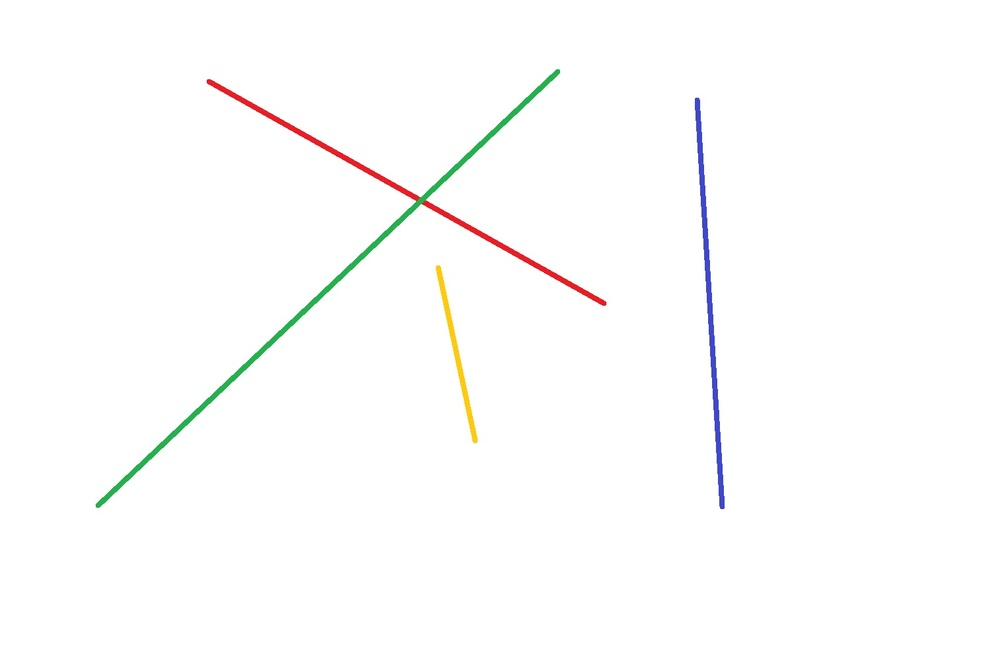
#> input picture line_img.jpg, 1000 x 659 px, shrunk from 1514 x 998 before the run
$ python end_track.py
#> lines starting #> are read from the running program, lines starting #| are printed output that depends on the picture; after the words box and inside, x2 and y2 are one past the last pixel; in counts of white or black regions, pixels touching at a corner belong together
import cv2
import numpy as np

def detect_and_display_endpoints(image_path):
    # Load the image
#> called with image_path = 'line_img.jpg'
    image = cv2.imread(image_path)
#> image is the input picture: shape (659, 1000, 3); mean B, G, R 252.6, 253, 253
    if image is None:
        print(f"Error: Unable to read image '{image_path}'. Check the file path.")
        return

    # Convert to grayscale
    gray = cv2.cvtColor(image, cv2.COLOR_BGR2GRAY)

    # Threshold the image to binary
    _, binary_image = cv2.threshold(gray, 127, 255, cv2.THRESH_BINARY_INV)
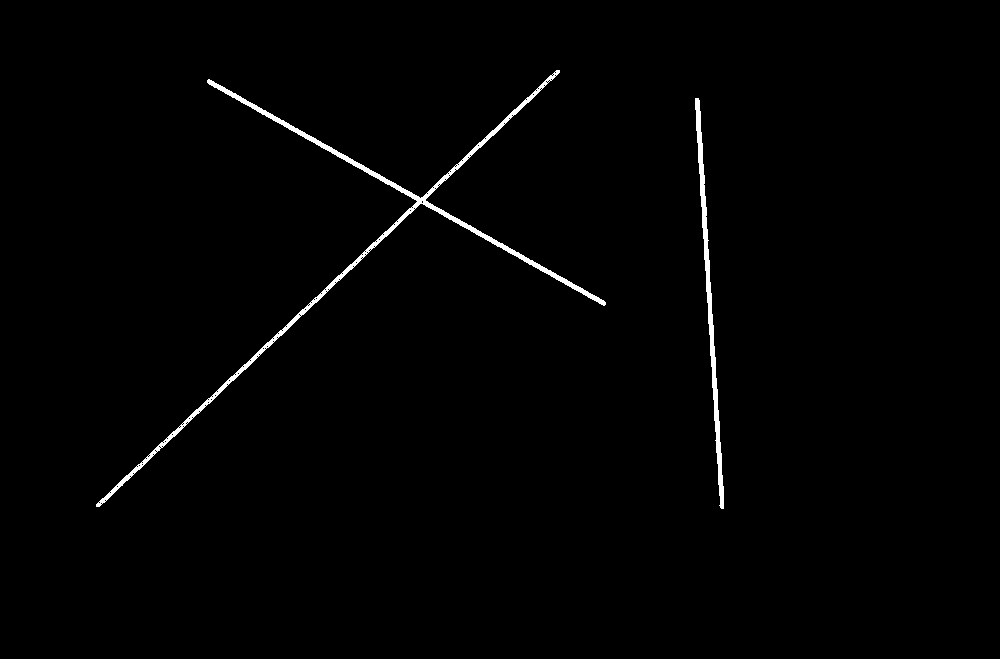
#> binary_image: shape (659, 1000); 1% white; 2 white regions, box (x1, y1, x2, y2) and area: (96, 70, 606, 507) 4814, (695, 98, 724, 509) 1945

    # Perform edge detection
    edges = cv2.Canny(binary_image, 50, 150, apertureSize=3)
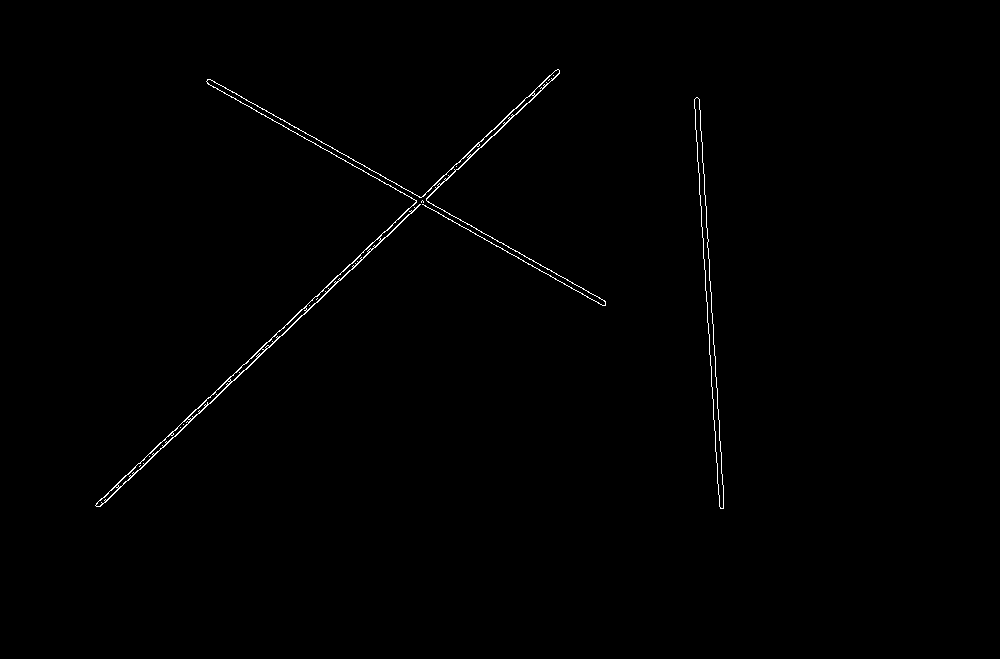
#> edges: shape (659, 1000); 0.53% white in thin lines or dots, all inside (x1, y1, x2, y2) = (95, 69, 724, 509)

    # Detect lines using Hough Line Transform
    lines = cv2.HoughLinesP(edges, 1, np.pi / 180, threshold=50, minLineLength=30, maxLineGap=10)
#> lines = 27 rows, first 6: [280, 119, 551, 270], [435, 189, 559, 73], [294, 322, 501, 128], [413, 205, 491, 130], [149, 459, 325, 294], [119, 481, 323, 290]

    if lines is None:
        print("No lines detected.")
        return

    # Copy the original image for displaying results
    output_image = image.copy()

    # List to store endpoints
    endpoints = []

    for line in lines:
        x1, y1, x2, y2 = line[0]
        endpoints.append(((x1, y1), (x2, y2)))

        # Draw the detected line
        cv2.line(output_image, (x1, y1), (x2, y2), (0, 255, 0), 2)  # Green lines

        # Mark the endpoints
        cv2.circle(output_image, (x1, y1), 5, (0, 0, 255), -1)  # Red circle at one endpoint
        cv2.circle(output_image, (x2, y2), 5, (255, 0, 0), -1)  # Blue circle at the other endpoint
#> this loop made 27 passes
#> (x1, y1, x2, y2) on passes 1 to 12: (280, 119, 551, 270), (435, 189, 559, 73), (294, 322, 501, 128), (413, 205, 491, 130), (149, 459, 325, 294), (119, 481, 323, 290), (207, 83, 404, 193), (336, 156, 604, 305), (707, 228, 709, 269), (709, 272, 719, 428), (697, 154, 707, 310), (100, 506, 137, 470)
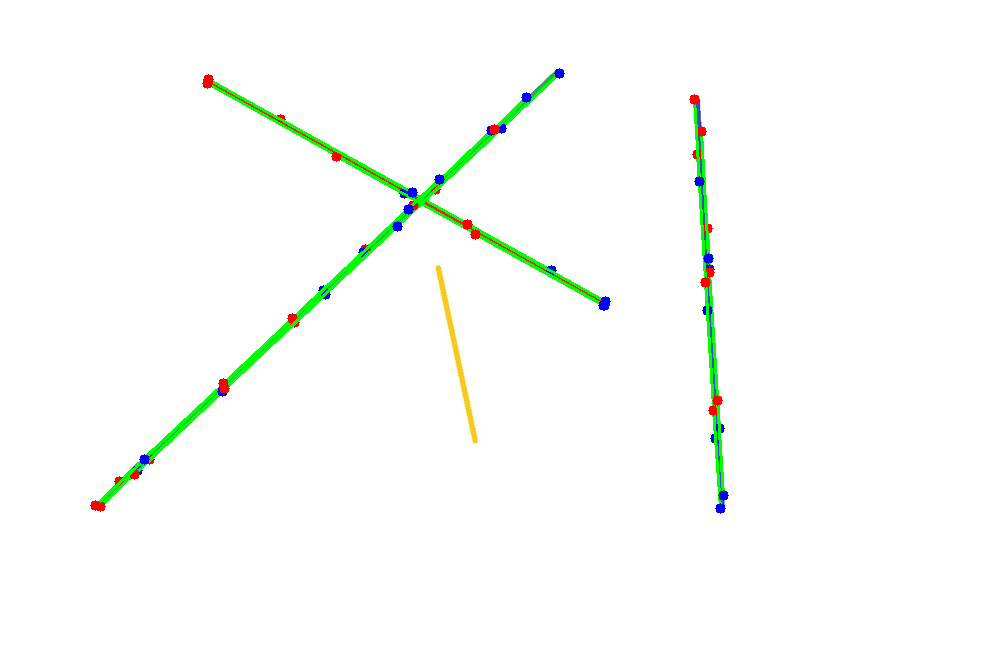
#> output_image: shape (659, 1000, 3); 1.71% of pixels changed, all inside (x1, y1, x2, y2) = (90, 68, 729, 514)
#> after the loop, endpoints = 27 items

    # Display the image with lines and endpoints marked
    cv2.imshow("Detected Endpoints", output_image)
    cv2.waitKey(0)
    cv2.destroyAllWindows()

    # Print detected endpoints
    print("Detected Endpoints:", endpoints)
#> (printed output is left out)

# Example usage
image_path = 'line_img.jpg'  # Replace with the path to your image
detect_and_display_endpoints(image_path)

$ run again, with a_line.jpg copied over line_img.jpg
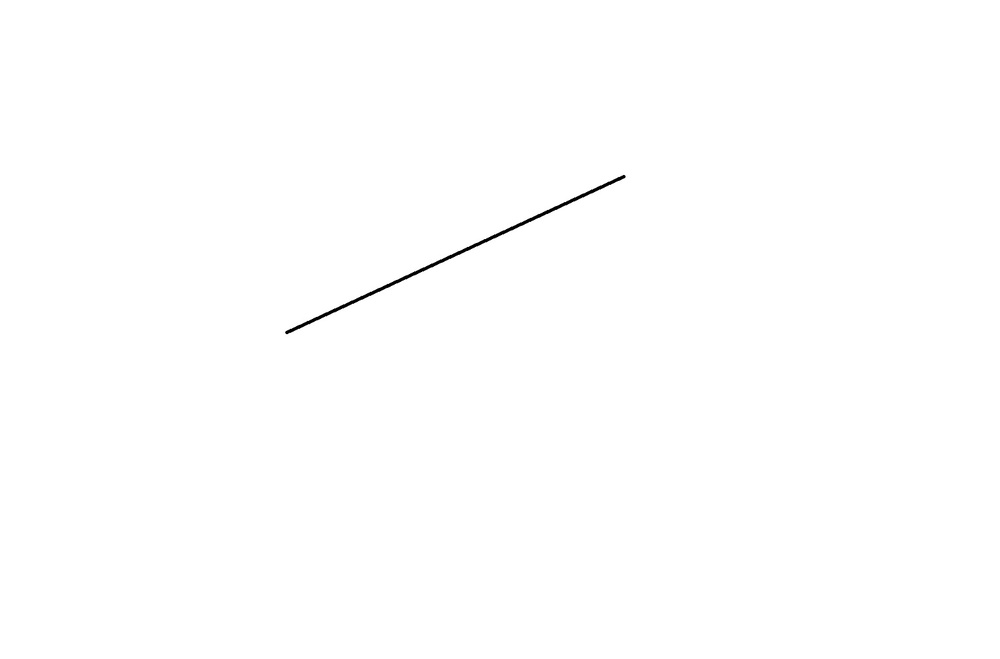
#> input picture a_line.jpg, 1000 x 659 px, shrunk from 1514 x 998 before the run
#> in detect_and_display_endpoints, image is the input picture: shape (659, 1000, 3); min 0, max 255, mean 254.5
#> in detect_and_display_endpoints, `_, binary_image = cv2.threshold(gray, 127, 255, cv2.THRESH_BINARY_INV)`:
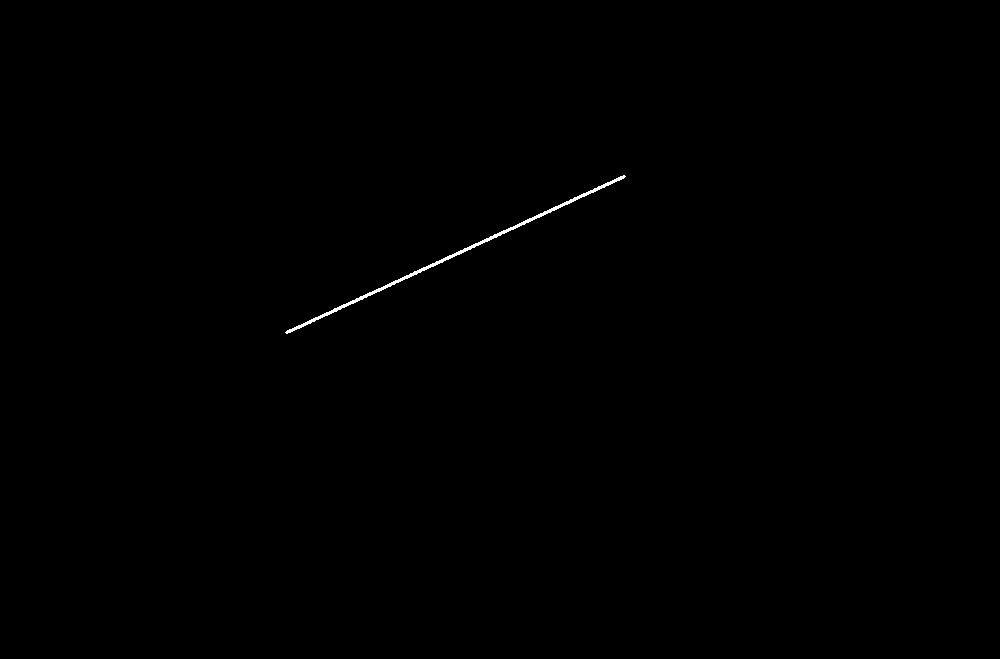
#> binary_image: shape (659, 1000); 0.19% white; 1 white region, box (x1, y1, x2, y2) and area: (285, 175, 626, 334) 1234
#> edges: shape (659, 1000); 0.11% white in thin lines or dots, all inside (x1, y1, x2, y2) = (285, 175, 626, 334)
#> lines = [[288, 333, 538, 217], [285, 331, 608, 181], [354, 303, 625, 177]]
#> the loop in detect_and_display_endpoints, `for line in lines:` made 3 passes
#> after the loop in detect_and_display_endpoints, `for line in lines:`:
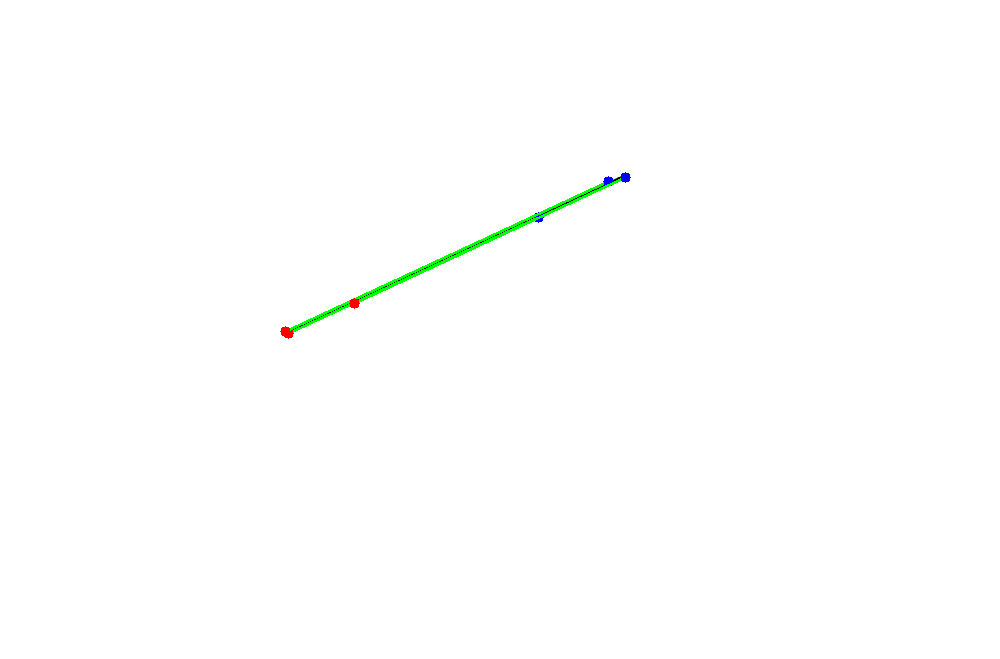
#> output_image: shape (659, 1000, 3); 0.34% of pixels changed, all inside (x1, y1, x2, y2) = (280, 172, 631, 339)
#> after the loop in detect_and_display_endpoints, `for line in lines:`: endpoints = [((288, 333), (538, 217)), ((285, 331), (608, 181)), ((354, 303), (625, 177))]
#| Detected Endpoints: [((288, 333), (538, 217)), ((285, 331), (608, 181)), ((354, 303), (625, 177))]
